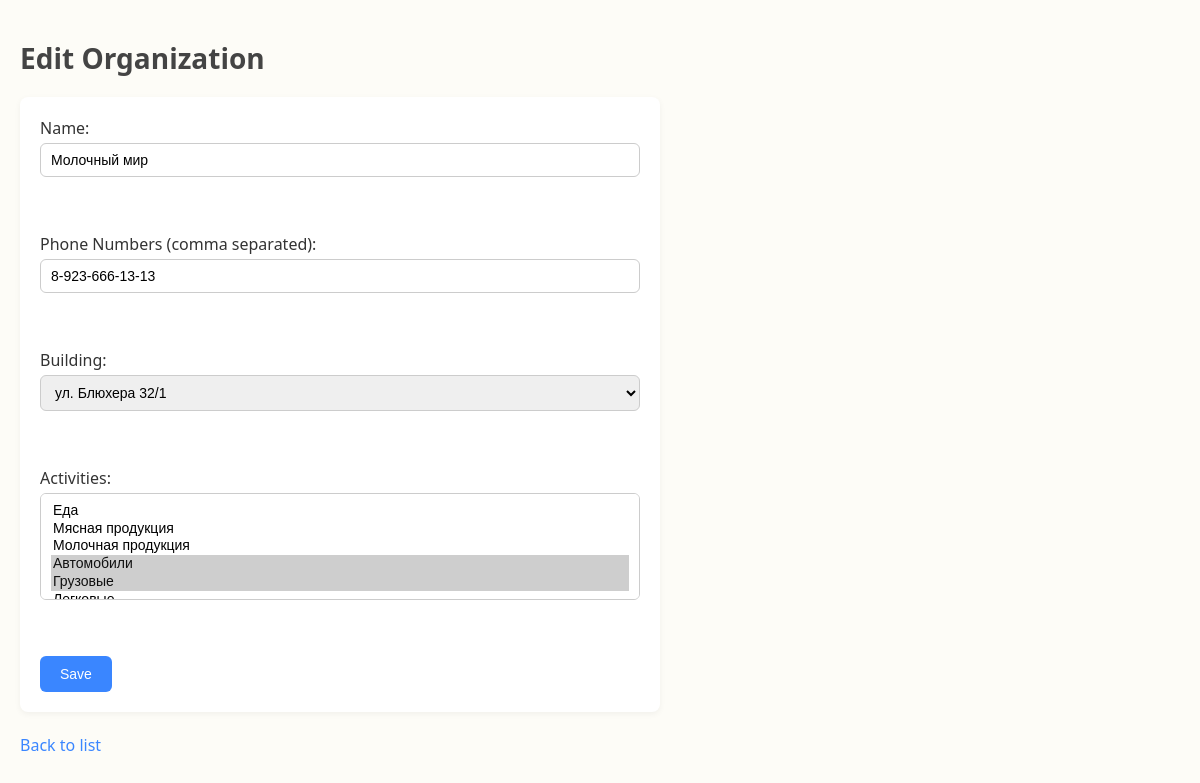
The app's page /organizations/org/edit/2 with its own data.
### app/models.py (models this page shows)
class Organization(Base):
    __tablename__ = "organizations"
    id = Column(Integer, primary_key=True, index=True)
    name = Column(String, index=True, nullable=False)
    phone_numbers = Column(String)  # хранить через запятую
    building_id = Column(Integer, ForeignKey("buildings.id"))
    building = relationship("Building", back_populates="organizations")
    activities = relationship("Activity", secondary=organization_activity, back_populates="organizations")

class Building(Base):
    __tablename__ = "buildings"
    id = Column(Integer, primary_key=True, index=True)
    address = Column(String, unique=True, nullable=False)
    latitude = Column(Float, nullable=False)
    longitude = Column(Float, nullable=False)
    organizations = relationship("Organization", back_populates="building")

### app/routers/organizations.py (the view)
@router.get("/org/edit/{org_id}")
def edit_organization_form(request: Request, org_id: int, db: Session = Depends(deps.get_db)):
    org = db.query(models.Organization).filter(models.Organization.id == org_id).first()
    if not org:
        return RedirectResponse("/organizations", status_code=303)
    org.phone_numbers = org.phone_numbers.split(",") if org.phone_numbers else []
    org.activity_ids = [a.id for a in org.activities] if org.activities else []
    buildings = db.query(models.Building).all()
    activities = db.query(models.Activity).all()
    return templates.TemplateResponse("org_form.html", {
        "request": request,
        "org": org,
        "buildings": buildings,
        "activities": activities
    })

### app/templates/org_form.html (shortened to what this page needs)
<!DOCTYPE html>
<html>
<head>
    <link rel="stylesheet" href="/static/css/style.css">
</head>
<body>
    <h1>{{ 'Edit' if org else 'Create' }} Organization</h1>
    <form method="post">
        <label>Name: <input type="text" name="name" value="{{ org.name if org else '' }}"></label><br><br>
        <label>Phone Numbers (comma separated): <input type="text" name="phone_numbers" value="{{ org.phone_numbers | join(',') if org else '' }}"></label><br><br>
        <label>Building:
            <select name="building_id">
                {% for b in buildings %}
                <option value="{{ b.id }}" {% if org and org.building_id == b.id %}selected{% endif %}>{{ b.address }}</option>
                {% endfor %}
            </select>
        </label><br><br>
        <label>Activities:
            <select name="activity_ids" multiple size="5">
                {% for a in activities %}
                <option value="{{ a.id }}" {% if org and a.id in org.activity_ids %}selected{% endif %}>
                    {{ a.name }}
                </option>
                {% endfor %}
            </select>
        </label><br><br>
        <button type="submit">Save</button>
    </form>
    <br>
    <a href="/organizations">Back to list</a>
</body>
</html>

### static/css/style.css (style rules this page uses)
body { font-family: "Segoe UI", Tahoma, Geneva, Verdana, sans-serif; background-color: #fdfcf7; color: #333; margin: 0; padding: 20px; }
h1 { font-size: 28px; margin-bottom: 20px; color: #444; }
a { text-decoration: none; color: #3a86ff; margin-right: 10px; transition: color 0.2s; }
form { max-width: 600px; background: #fff; padding: 20px; border-radius: 8px; box-shadow: 0 2px 6px rgba(0,0,0,0.05); }
label { display: block; margin-bottom: 12px; font-weight: 500; }
input[type="text"], input[type="number"], select { width: 100%; padding: 8px 10px; margin-top: 4px; border: 1px solid #ccc; border-radius: 6px; box-sizing: border-box; font-size: 14px; transition: border-color 0.2s; }
button { padding: 10px 20px; border: none; background-color: #3a86ff; color: #fff; font-size: 14px; border-radius: 6px; cursor: pointer; transition: background-color 0.2s; }

### records on screen
Organization: name "Молочный мир", phone_numbers "8-923-666-13-13", building_id "ул. Блюхера 32/1"

### other values on screen
{{ 'Edit' if org else 'Create' }} "Edit"
form field activity_ids "Еда / Мясная продукция / Молочная продукция / Автомобили ☑ / Грузовые ☑"
